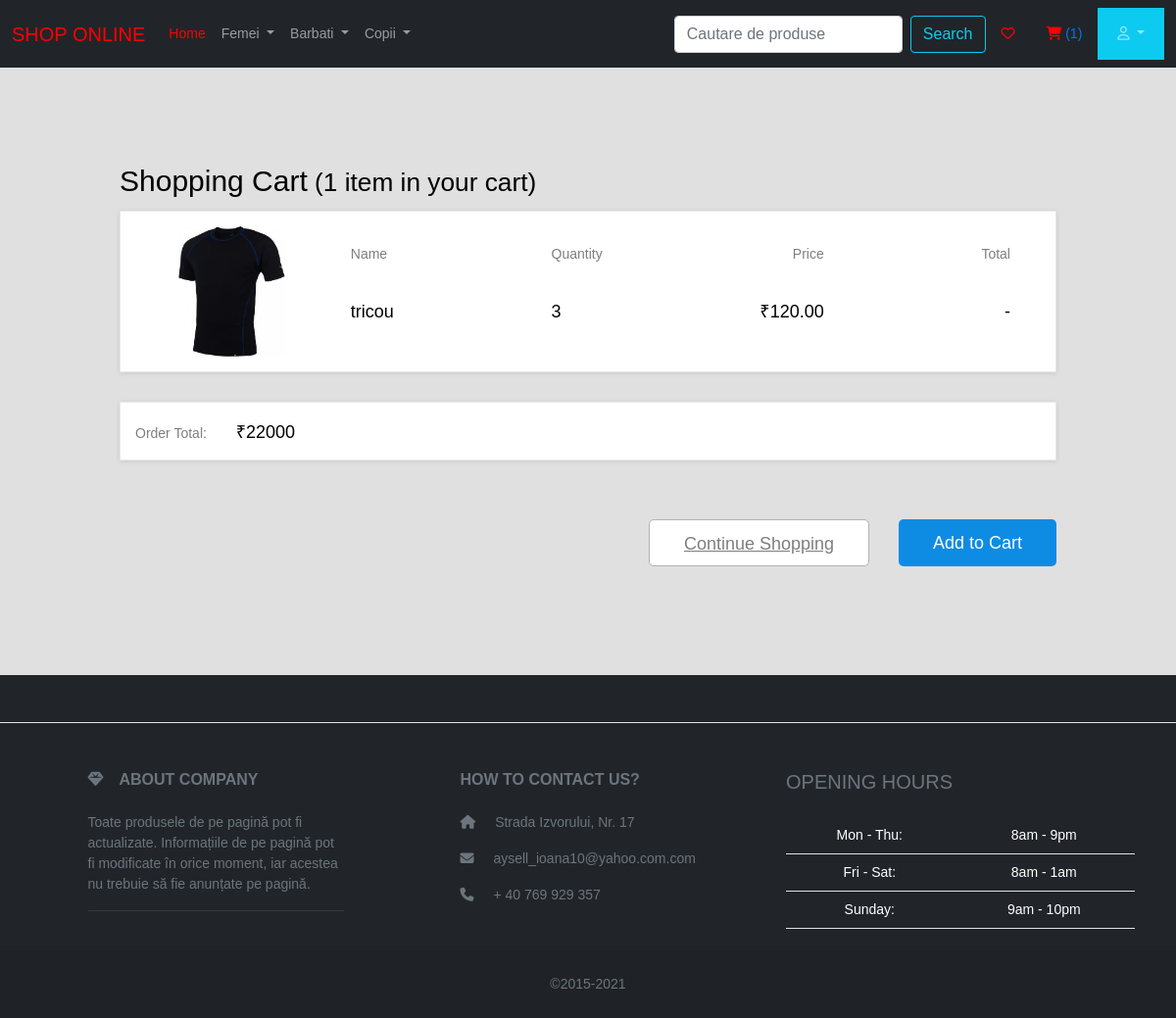
Page /open_cart (signed in) on the committed database.
### shop/models.py (models this page shows, shortened)
class Category(models.Model):
    name = models.CharField(max_length=30)
    parent_category = models.ForeignKey("self", on_delete=models.CASCADE, null=True, blank=True)

class CartItem(models.Model):
    product = models.ForeignKey(Product, on_delete=models.CASCADE)
    quantity = models.IntegerField(default=1)
    cart = models.ForeignKey(Cart, on_delete=models.CASCADE)

class Product(models.Model):
    name = models.CharField(max_length=255)
    price = models.DecimalField(max_digits=10, decimal_places=2)
    image = models.ImageField(upload_to='static/product')
    category = models.ForeignKey(Category, on_delete=models.CASCADE)

### shop/views.py (the view)
# urls.py: path('open_cart', views.open_cart_view, name='open_cart'),
@login_required
def open_cart_view(request):
    open_cart = get_open_cart(request)
    cart_items = CartItem.objects.filter(cart=open_cart)
    return render(request, "open_cart.html", {"open_cart": open_cart, "cart_items": cart_items})

### shop/context_processor.py (called while the page is built)
def provide_navbar_data(request):
    main_categorys = Category.objects.filter(parent_category=None)
    all_categorys = Category.objects.all()
    if request.user.is_authenticated:
        open_cart = get_open_cart(request)
        cart_items = CartItem.objects.filter(cart=open_cart)
        cart_item_count = cart_items.count()
    else:
        cart_item_count = 0
    return {"main_categorys": main_categorys, "all_categorys": all_categorys, 'cart_item_count': cart_item_count}

### shop/views.py (called while the page is built)
@login_required
def get_open_cart(request):
    user = request.user
    client = Client.objects.get(user=user)
    open_carts = Cart.objects.filter(client=client, status="open")
    if open_carts.count() > 0:
        open_cart = open_carts.first()
    else:
        open_cart = Cart.objects.create(client=client)
    return open_cart

### templates/open_cart.html (shortened to what this page needs)
{% extends 'base_shop.html' %}
{% block content %}
    <div class="cart_section">
        <div class="container-fluid">
            <div class="row">
                <div class="col-lg-10 offset-lg-1">
                    <div class="cart_container">
                        <div class="cart_title">Shopping Cart<small> (1 item in your cart) </small></div>
                        <div class="cart_items">
                            <ul class="cart_list">
                                {% for cart_item in cart_items %}
                                    <li class="cart_item clearfix">
                                        <div class="cart_item_image"><img
                                                src="{{ cart_item.product.image.url }}"
                                                alt=""></div>
                                        <div class="cart_item_info d-flex flex-md-row flex-column justify-content-between">
                                            <div class="cart_item_name cart_info_col">
                                                <div class="cart_item_title">Name</div>
                                                <div class="cart_item_text">{{ cart_item.product.name }}</div>
                                            </div>
                                            <div class="cart_item_quantity cart_info_col">
                                                <div class="cart_item_title">Quantity</div>
                                                <div class="cart_item_text">{{ cart_item.quantity }}</div>
                                            </div>
                                            <div class="cart_item_price cart_info_col">
                                                <div class="cart_item_title">Price</div>
                                                <div class="cart_item_text">₹{{ cart_item.product.price }}</div>
                                            </div>
                                            <div class="cart_item_total cart_info_col">
                                                <div class="cart_item_title">Total</div>
                                                <div class="cart_item_text">-</div>
                                            </div>
                                        </div>
                                    </li>
                                {% endfor %}
                            </ul>
                        </div>
                        <div class="order_total">
                            <div class="order_total_content text-md-right">
                                <div class="order_total_title">Order Total:</div>
                                <div class="order_total_amount">₹22000</div>
                            </div>
                        </div>
                        <div class="cart_buttons">
                            <a class="button cart_button_clear" href="{% url 'index' %}">Continue Shopping</a>
                            <button type="button" class="button cart_button_checkout">Add to Cart</button>
                        </div>
                    </div>
                </div>
            </div>
        </div>
    </div>
{% endblock %}

### templates/base_shop.html (shortened to what this page needs)
<!doctype html>
<html lang="en">
<head>
    <link href="https://cdn.jsdelivr.net/npm/bootstrap@5.0.2/dist/css/bootstrap.min.css" rel="stylesheet"
>
</head>
<body>
<nav class="navbar navbar-expand-lg navbar-dark bg-dark">
    <div class="container-fluid">
        <div class="collapse navbar-collapse" id="navbarTogglerDemo01">
            <a class="navbar-brand" style="color:red" href="#">SHOP ONLINE</a>
            <ul class="navbar-nav me-auto mb-2 mb-lg-0">
                <li class="nav-item">
                    <a class="nav-link active" aria-current="page" href="{% url 'index' %}" style="color: red">Home</a>
                </li>
                {% for main_category in main_categorys %}
                    <li class="nav-item dropdown">
                        <a class="nav-link dropdown-toggle" href="#" id="navbarDropdown" role="button"
                           data-bs-toggle="dropdown" aria-expanded="false">
                            {{ main_category.name }}
                        </a>
                    </li>
                {% endfor %}
            </ul>
            <form class="d-flex" action="{% url 'search' %}">
                <input class="form-control me-2" type="search" placeholder="Cautare de produse" name="search_query" aria-label="Search">
                <button class="btn btn-outline-info" type="submit">Search</button>
            </form>
        <a class="nav-link " href="{% url 'wishlist' %}"><i class="far fa-heart"
                                                                 style="color:red"></i></a>
            <a class="nav-link " href="{% url 'open_cart' %}"><i class="fas fa-shopping-cart"
                                                                 style="color:red"></i> ({{ cart_item_count }})</a>
            {% if request.user.is_authenticated %}
                <nav class="navbar navbar-toggleable-md bg-info navbar-inverse">
                    <div class="container">
                        <div class="collapse navbar-collapse" id="mainMenu">
                            <div class="navbar-nav ml-auto " style="">
                                <a class="nav-link dropdown-toggle " href="#" id="navbarDarkDropdownMenuLink"
                                   role="button"
                                   data-bs-toggle="dropdown" aria-expanded="false"><i class="far fa-user"></i>
                                </a>
                            </div>
                        </div>
                    </div>
                </nav>
                </div>
            {% endif %}
    </div>
</nav>
<div class="container-fluid">
    {% block content %}
    {% endblock %}
</div>
<footer class="text-center text-lg-start bg-dark text-muted">
    <section
            class="d-flex justify-content-center justify-content-lg-between p-4 border-bottom"
    >
    </section>
    <section class="">
        <div class="container text-center text-md-start mt-5">
            <div class="row mt-3">
                <div class="col-md-3 col-lg-4 col-xl-3 mx-auto mb-4">
                    <h6 class="text-uppercase fw-bold mb-4">
                        <i class="fas fa-gem me-3"></i>ABOUT COMPANY
                    </h6>
                    <p>
                        Toate produsele de pe pagină pot fi actualizate. Informațiile de pe pagină pot fi modificate în
                        orice moment, iar acestea nu trebuie să fie anunțate pe pagină.
                    <hr>
                    </p>
                </div>
                <div class="col-md-4 col-lg-3 col-xl-3 mx-auto mb-md-0 mb-4">
                    <h6 class="text-uppercase fw-bold mb-4">
                        HOW TO CONTACT US?
                    </h6>
                    <p><i class="fas fa-home me-3"></i> Strada Izvorului, Nr. 17</p>
                    <p>
                        <i class="fas fa-envelope me-3"></i>
                        aysell_ioana10@yahoo.com.com
                    </p>
                    <p><i class="fas fa-phone me-3"></i> + 40 769 929 357</p>
                </div>
                <div class="col-lg-4 col-md-6 mb-4 mb-md-0">
                    <h5 class="text-uppercase mb-4">Opening hours</h5>
                    <table class="table text-center text-white">
                        <tbody class="font-weight-normal">
                        <tr>
                            <td>Mon - Thu:</td>
                            <td>8am - 9pm</td>
                        </tr>
                        <tr>
                            <td>Fri - Sat:</td>
                            <td>8am - 1am</td>
                        </tr>
                        <tr>
                            <td>Sunday:</td>
                            <td>9am - 10pm</td>
                        </tr>
                        </tbody>
                    </table>
                </div>
            </div>
        </div>
    </section>
    <div class="text-center p-4" style="background-color: rgba(0, 0, 0, 0.05);">
        ©2015-2021
    </div>
</footer>
</body>
</html>

### templates/open_cart.html (style rules this page uses)
* { margin: 0; padding: 0; -webkit-font-smoothing: antialiased; -webkit-text-shadow: rgba(0, 0, 0, .01) 0 0 1px; text-shadow: rgba(0, 0, 0, .01) 0 0 1px }
body { font-family: 'Rubik', sans-serif; font-size: 14px; font-weight: 400; background: #E0E0E0; color: #000000 }
ul { list-style: none; margin-bottom: 0px }
.button { display: inline-block; background: #0e8ce4; border-radius: 5px; height: 48px; -webkit-transition: all 200ms ease; -moz-transition: all 200ms ease; -ms-transition: all 200ms ease; -o-transition: all 200ms ease; transition: all 200ms ease }
.cart_section { width: 100%; padding-top: 93px; padding-bottom: 111px }
.cart_title { font-size: 30px; font-weight: 500 }
.cart_items { margin-top: 8px }
.cart_list { border: solid 1px #e8e8e8; box-shadow: 0px 1px 5px rgba(0, 0, 0, 0.1); background-color: #fff }
.cart_item { width: 100%; padding: 15px; padding-right: 46px }
.cart_item_image { width: 133px; height: 133px; float: left }
.cart_item_image img { max-width: 100% }
.cart_item_info { width: calc(100% - 133px); float: left; padding-top: 18px }
.cart_item_name { margin-left: 7.53% }
.cart_item_title { font-size: 14px; font-weight: 400; color: rgba(0, 0, 0, 0.5) }
.cart_item_text { font-size: 18px; margin-top: 35px }
.cart_item_price { text-align: right }
.cart_item_total { text-align: right }
.order_total { width: 100%; height: 60px; margin-top: 30px; border: solid 1px #e8e8e8; box-shadow: 0px 1px 5px rgba(0, 0, 0, 0.1); padding-right: 46px; padding-left: 15px; background-color: #fff }
.order_total_title { display: inline-block; font-size: 14px; color: rgba(0, 0, 0, 0.5); line-height: 60px }
.order_total_amount { display: inline-block; font-size: 18px; font-weight: 500; margin-left: 26px; line-height: 60px }
.cart_buttons { margin-top: 60px; text-align: right }
.cart_button_clear { display: inline-block; border: none; font-size: 18px; font-weight: 400; line-height: 48px; color: rgba(0, 0, 0, 0.5); background: #FFFFFF; border: solid 1px #b2b2b2; padding-left: 35px; padding-right: 35px; outline: none; cursor: pointer; margin-right: 26px }
.cart_button_checkout { display: inline-block; border: none; font-size: 18px; font-weight: 400; line-height: 48px; color: #FFFFFF; padding-left: 35px; padding-right: 35px; outline: none; cursor: pointer; vertical-align: top }

### rows in the picture
Category: name "Femei"
Category: name "Barbati"
Category: name "Copii"
CartItem: product.image (picture), product.name "tricou", quantity "3", product.price "120.00"

### other values in the picture
{{ cart_item_count }} "1"
